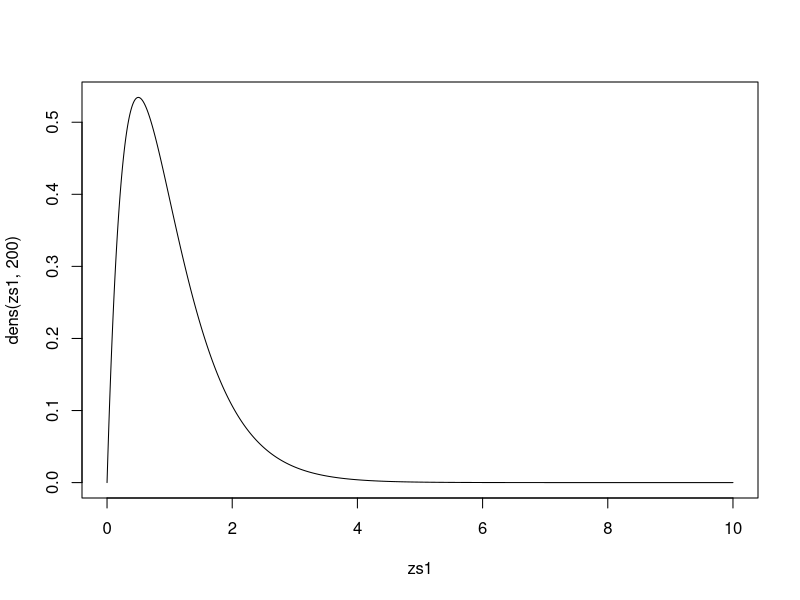
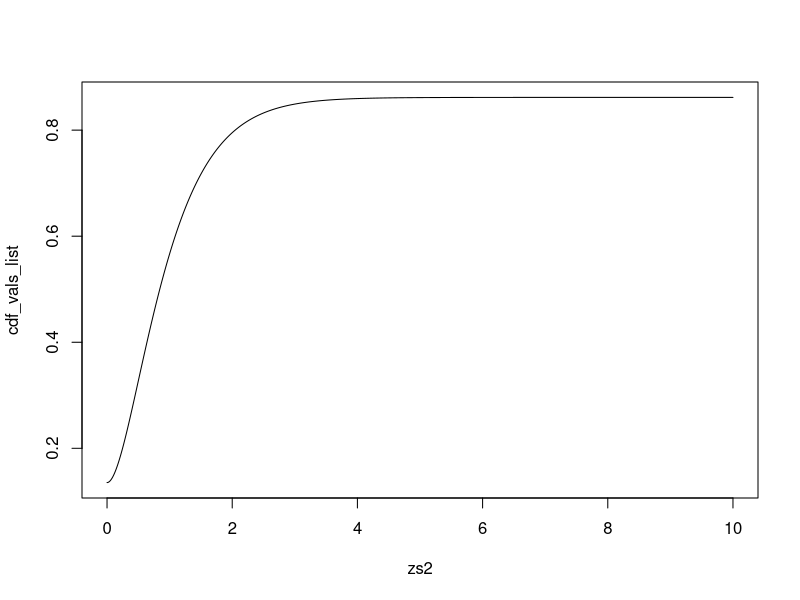

These figures' R source, in order:
lambda <- 2
bet <- 2
alph <- 3


dens <- function(z,n) {partialsum = 0

for(k in 1:n){
partialsum = partialsum + (lambda^k * exp(-lambda)/factorial(k)) * bet^(alph*k)*z*(alph * k -1) * exp(-bet*z)/gamma(alph*k)}

return(partialsum)
}

zs1 = seq(0, 10, by = 0.0005)

plot(zs1,dens(zs1,200),"l")








gammadist <- function(u,i) {bet^(alph*i)*u*(alph * i -1) * exp(-bet*u)/gamma(alph*i)}


cdf <- function(z,n) {partialsum = exp(-lambda)
  if(n>0){

  for(k in 1:n){
    partialsum = partialsum + (lambda^k * exp(-lambda)/factorial(k)) * integrate(gammadist,0,z,i=k)$value
  } 
  } 

return(partialsum)
}


zs2 = seq(0, 10, by = 0.01)
cdf_vals_list <- c(length(zs2))

for(i in 1:length(zs2)){
  cdf_vals_list[i] <- cdf(zs2[i],20)}


plot(zs2,cdf_vals_list,"l")

